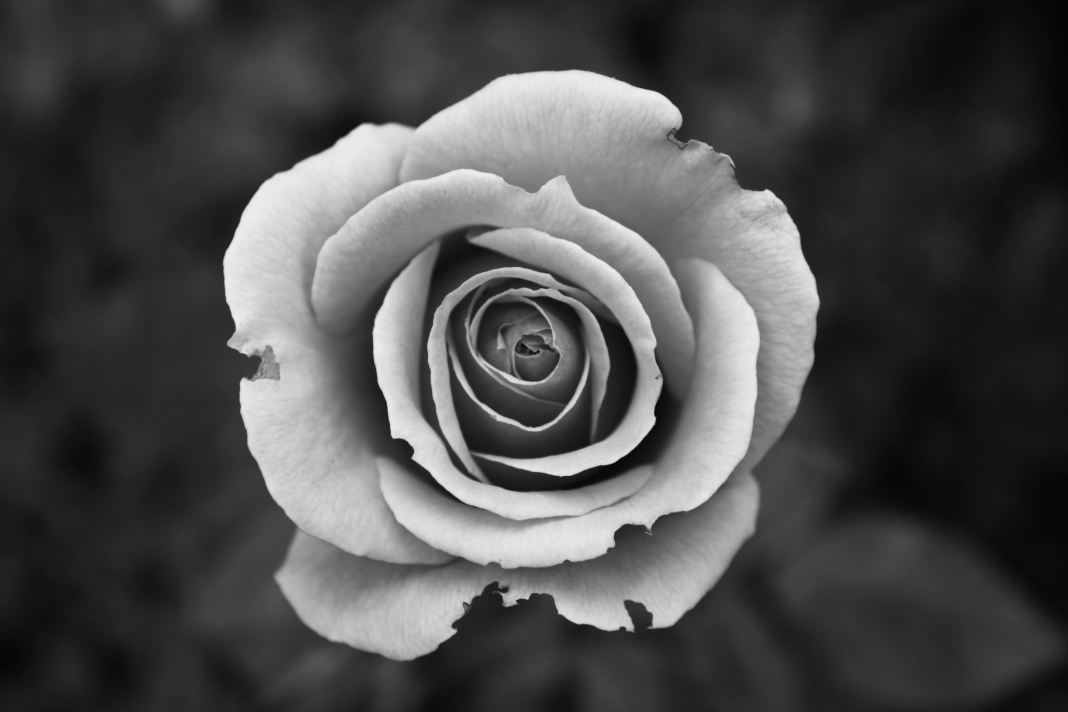
#> input picture photo.jpg, 4272 x 2848 px (shown at 1/4 size)
$ python image_to_ascii.py
#> lines starting #> are read from the running program, lines starting #| are printed output that depends on the picture; after the words box and inside, x2 and y2 are one past the last pixel; in counts of white or black regions, pixels touching at a corner belong together
import cv2


def img_load_resize(path:str,height : int, width : int) -> tuple:
#> called with path = 'photo.jpg', height = 200, width = 200
    img = cv2.imread(path)
#> img is the input picture: shape (2848, 4272, 3); mean B, G, R 76.3, 76.5, 76.4
    img_gray = cv2.cvtColor(img,cv2.COLOR_BGR2GRAY)
    _,img_black_white = cv2.threshold(img_gray,127, 255,cv2.THRESH_BINARY)
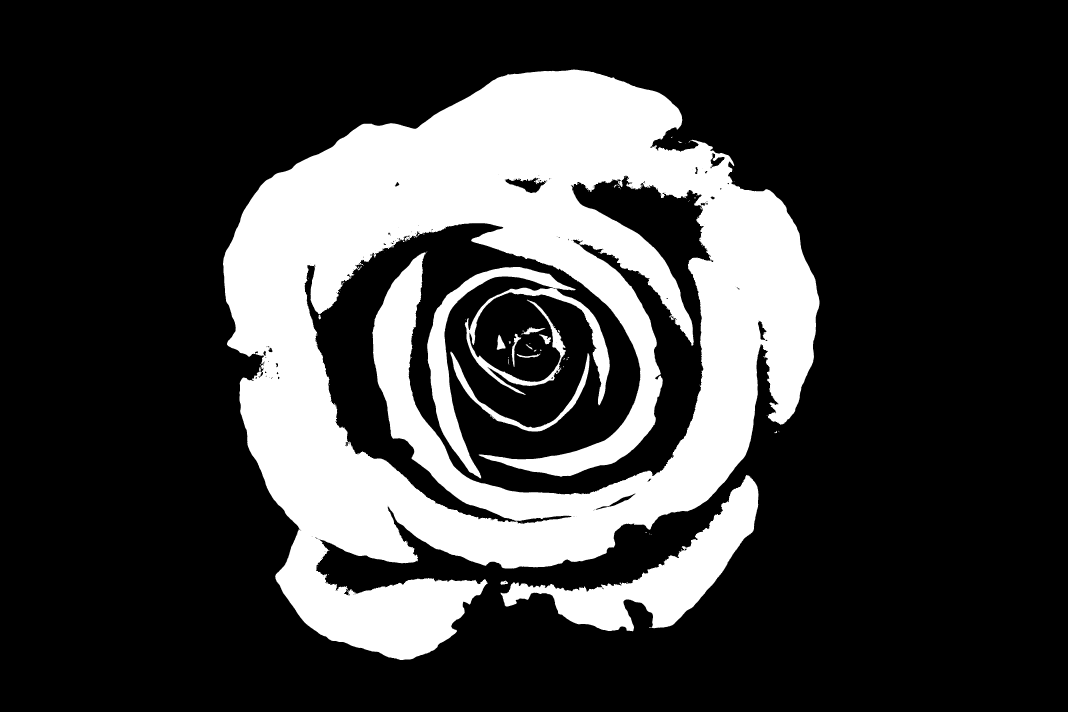
#> img_black_white: shape (2848, 4272) (shown at 1/4 size); 23.9% white; 144 white regions (117 under 20 px), largest, box (x1, y1, x2, y2) and area: (892, 278, 3278, 2640) 2607096, (2002, 1900, 3034, 2525) 170103, (1709, 1068, 2303, 1914) 65453
    img_final = cv2.resize(img_black_white,(width,height))
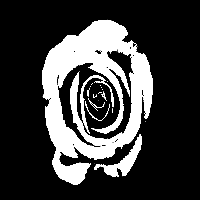
#> img_final: shape (200, 200); min 0, max 255, mean 61
    return img_final,height,width


def img_to_ascii():
    img,altezza, larghezza = img_load_resize("photo.jpg",200,200)
#> altezza = 200; larghezza = 200
    result = ""
    for i in range(altezza - 1 ):
        for j in range(larghezza - 1):
            if img[i][j] == 255:
                result += "*"
            else:
                result += " "
        result += "\n"

    print(result)

if __name__ == "__main__":
    img_to_ascii()
